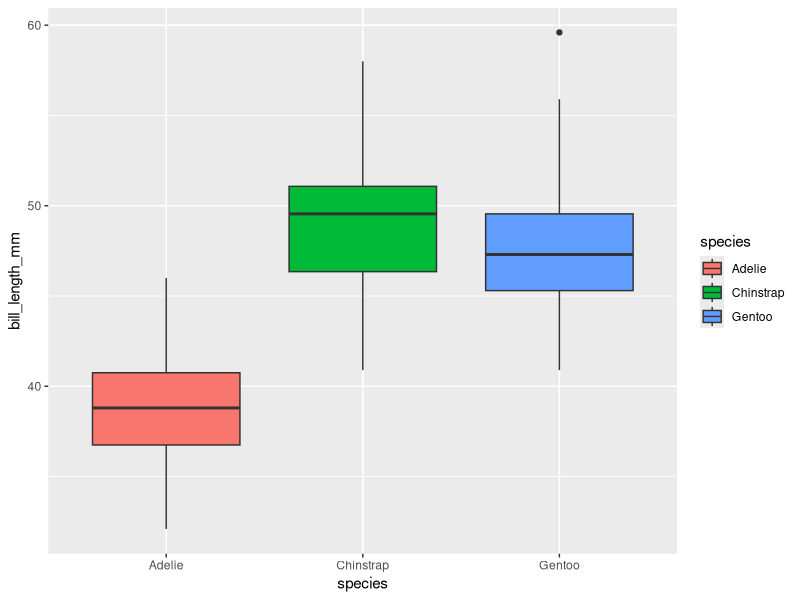

Recreate this plot in R.
## ---- chunk 1
#| label: setup
#| message: false
library(tidyverse)
library(palmerpenguins)
## ---- chunk 2
# Make your agreed-upon plot here, e.g.:

penguins |> ggplot(aes(x = species, y = bill_length_mm, fill = species)) + geom_boxplot()
